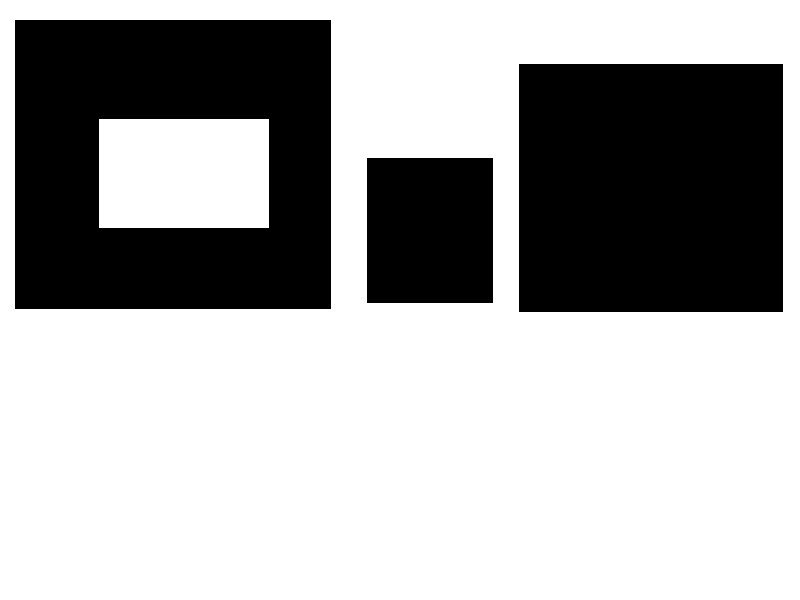
#> input picture images/shapes_donut.jpg, 800 x 600 px
$ python Program20Contours.py   (older library calls are emulated)
#> lines starting #> are read from the running program, lines starting #| are printed output that depends on the picture; after the words box and inside, x2 and y2 are one past the last pixel; in counts of white or black regions, pixels touching at a corner belong together
import cv2
import numpy as np

#loading image
image = cv2.imread('images/shapes_donut.jpg')
#> image is the input picture: shape (600, 800, 3); min 0, max 255, mean 171.8
image2 = cv2.imread('images/shapes_donut.jpg')

cv2.imshow('Input Image',image)
cv2.waitKey(0)

#grayscale
gray = cv2.cvtColor(image, cv2.COLOR_BGR2GRAY)

#find canny edges
edged = cv2.Canny(gray, 30,200)
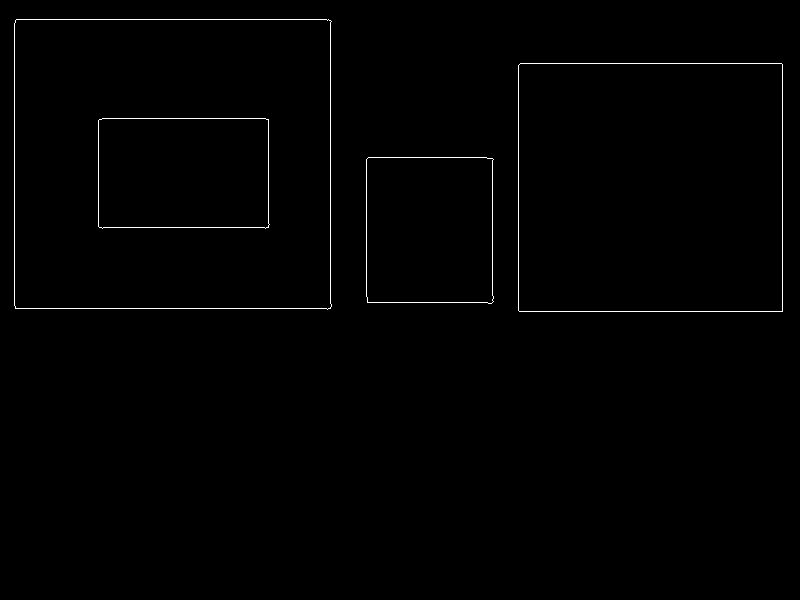
#> edged: shape (600, 800); 0.69% white in thin lines or dots, all inside (x1, y1, x2, y2) = (14, 19, 783, 312)
edged2 = cv2.Canny(gray, 30,200)

cv2.imshow('Canny Edges',edged)
cv2.waitKey(0)

#Finding contours
#FinfContours method alter the image so if u dont want to change the image use a copy of image eg edged.copy()
ret, contours, hierarchy = cv2.findContours(edged, cv2.RETR_EXTERNAL,cv2.CHAIN_APPROX_NONE)
#> contours = 3 contours; box (x1, y1, x2, y2) and area: (14, 19, 332, 310) 91320, (518, 63, 783, 312) 65469, (366, 157, 494, 304) 18266
ret2, contours2, hierarchy2 = cv2.findContours(edged2, cv2.RETR_LIST,cv2.CHAIN_APPROX_NONE)
#> contours2 = 8 contours; box (x1, y1, x2, y2) and area: (14, 19, 332, 310) 91320, (14, 19, 332, 310) 91319, (518, 63, 783, 312) 65469, (518, 63, 783, 312) 65468, (98, 118, 270, 229) 18526, (98, 118, 270, 229) 18525, (366, 157, 494, 304) 18266, (366, 157, 494, 304) 18266

#ret is boolean indicator if the function was successfully run
#countours are stored as numpy array of(x,y) points that form the countour
#hierarchy describe the child-parent relationships between the contours(i.e contours within contours)

#findContours(image,retrieval mode, approximation method)
#CHAIN_APPROX_NONE stores all boundary points
#CHAIN_APPROX_SIMPLE onlu provides start and end points of bounding contours
#RETR_EXTERNAL retrieves external or outer contours only
#RETR_LIST retrieves all contours
cv2.imshow('Canny edges after contouring',edged2)
cv2.waitKey(0)

#Countours is list of list
print(contours)
#> (printed output is left out)
print('Numbers of contours found = '+str(len(contours)))
#| Numbers of contours found = 3

#Draw all counters
#use -1 as the 3rd arameter to draw all
cv2.drawContours(image, contours,-1,(0,255,0),3)
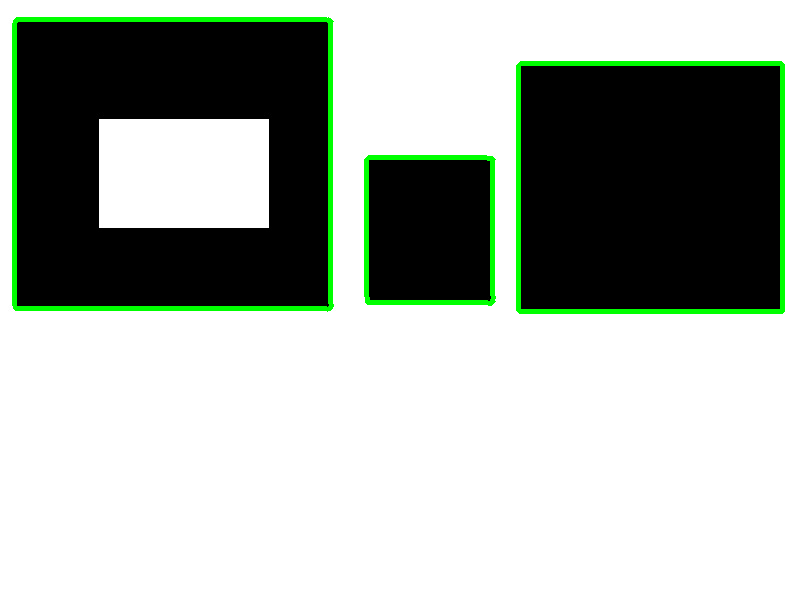
#> image: shape (600, 800, 3); 2.88% of pixels changed, all inside (x1, y1, x2, y2) = (12, 17, 785, 314)
cv2.drawContours(image2, contours2,-1,(0,255,0),3)
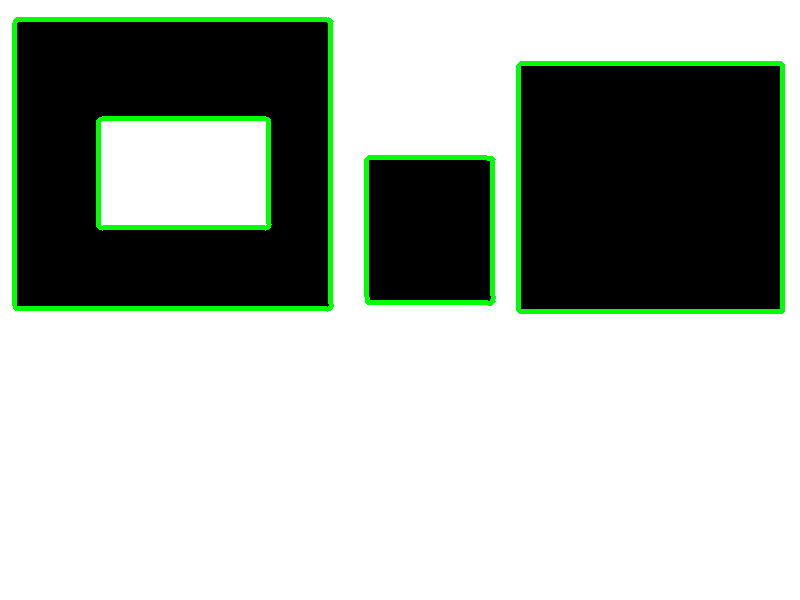
#> image2: shape (600, 800, 3); 3.45% of pixels changed, all inside (x1, y1, x2, y2) = (12, 17, 785, 314)

cv2.imshow('Countours EXTERNAL',image)
cv2.waitKey(0)
cv2.imshow('Countours LIST',image2)

cv2.waitKey(0)
cv2.destroyAllWindows()

$ run again, with images/4star.jpg copied over images/shapes_donut.jpg
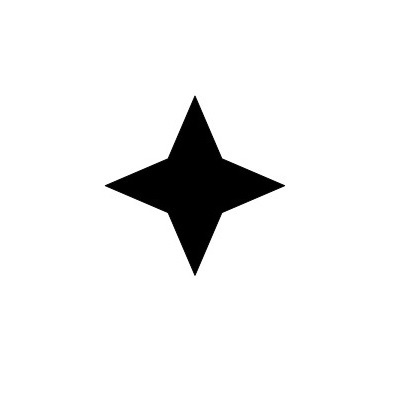
#> input picture images/4star.jpg, 400 x 400 px
#> image is the input picture: shape (400, 400, 3); min 0, max 255, mean 239.2
#> `edged = cv2.Canny(gray, 30,200)`:
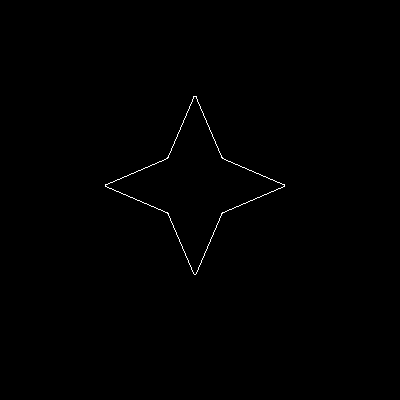
#> edged: shape (400, 400); 0.32% white in thin lines or dots, all inside (x1, y1, x2, y2) = (105, 96, 285, 275)
#> contours = 1 contour; box (x1, y1, x2, y2) and area: (105, 96, 285, 275) 9939
#> contours2 = 2 contours; box (x1, y1, x2, y2) and area: (105, 96, 285, 275) 9939, (105, 96, 285, 275) 9930
#> (printed output is left out)
#> image: shape (400, 400, 3); 1.55% of pixels changed, all inside (x1, y1, x2, y2) = (103, 94, 287, 277)
#> `cv2.drawContours(image2, contours2,-1,(0,255,0),3)`:
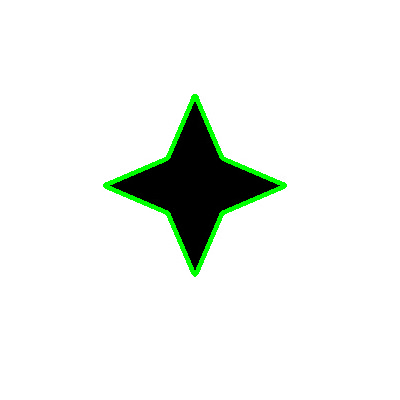
#> image2: shape (400, 400, 3); 1.56% of pixels changed, all inside (x1, y1, x2, y2) = (103, 94, 287, 277)
